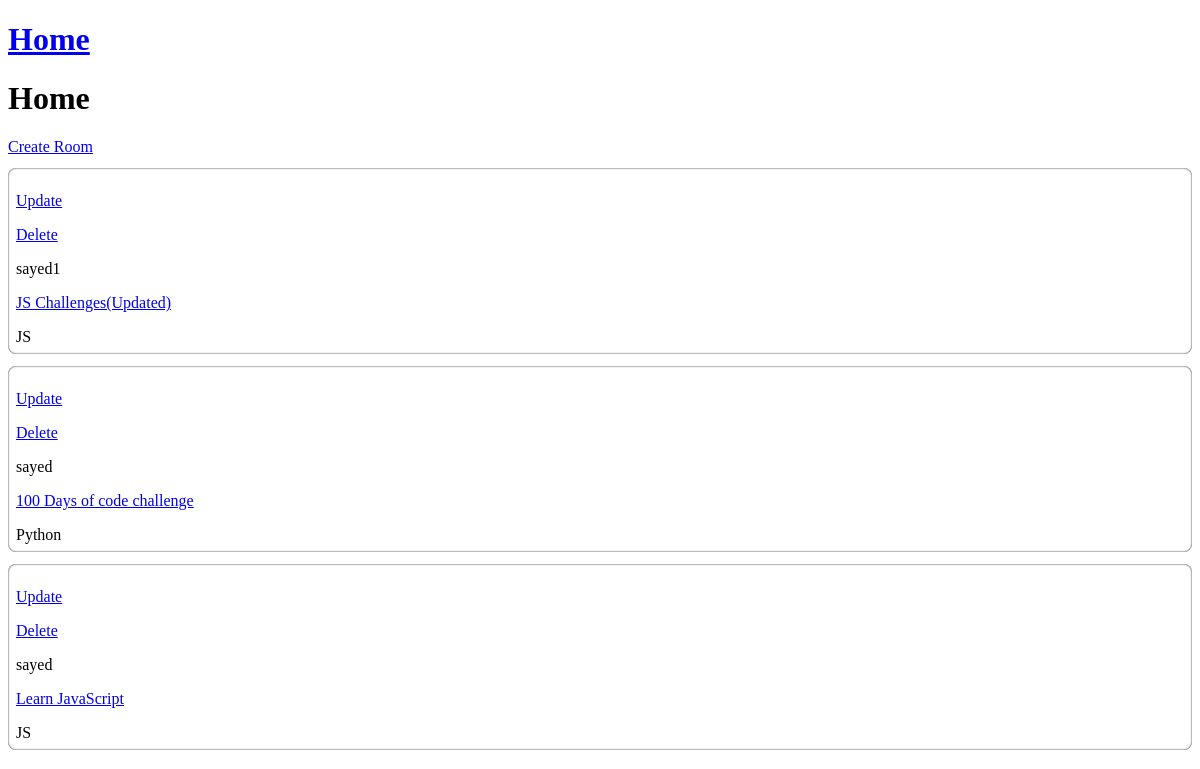
Before: / with the older database file.
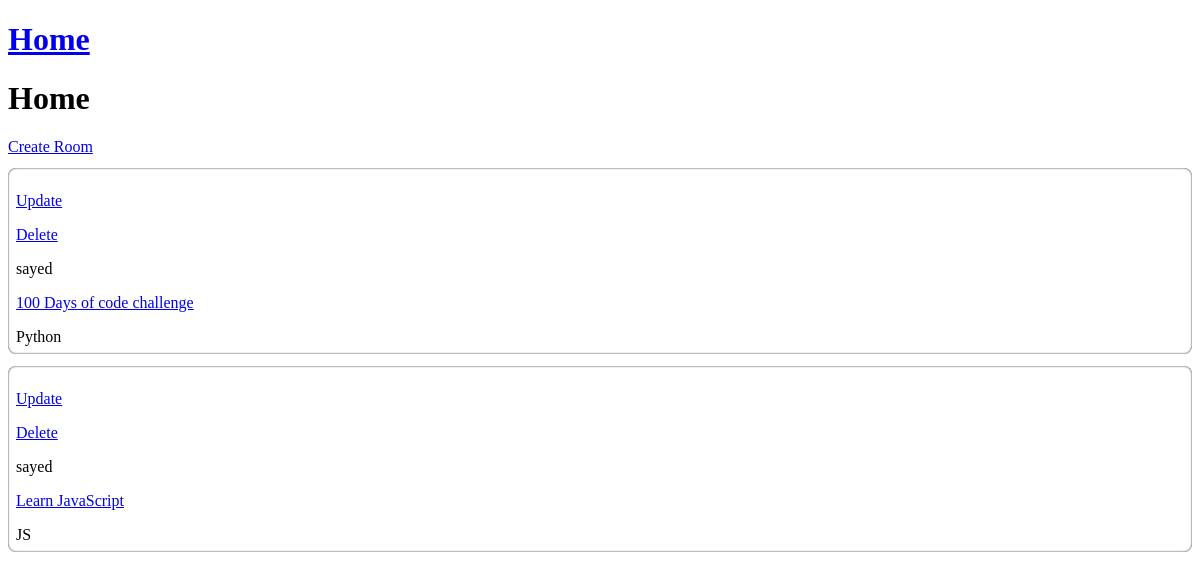
After: the same page with the newer database file.
### base/models.py (models this page shows, shortened)
class Room(models.Model):
  host = models.ForeignKey(User,on_delete=models.SET_NULL,null=True)
  topic= models.ForeignKey(Topic,on_delete=models.SET_NULL,null=True)
  name=models.CharField(max_length=200)
  description=models.TextField(null=True,blank=True)
  updated = models.DateTimeField(auto_now=True)
  created = models.DateTimeField(auto_now_add=True)
  def __str__(self):
    return self.name

class Topic(models.Model):
  name = models.CharField(max_length=200)

### base/views.py (the view)
# urls.py: path('', views.home, name='home'),
def home(request):
  rooms = Room.objects.all().order_by('-updated','-created')
  print(rooms)
  context = {
    'all_rooms': rooms,
  }
  template = loader.get_template('base/home.html')
  return HttpResponse(template.render(context,request))

### base/templates/base/home.html
{% extends 'main.html' %} {% block content %}
<h1>Home</h1>
<a href="{% url 'create-room' %}">Create Room</a>
{% for room in all_rooms %}
<div
  style="
    margin: 12px 0;
    box-shadow: inset 0 0 2px black;
    padding: 8px;
    border-radius: 8px;
  "
>
  <a href="{% url 'update-room' room.id %}"><p>Update</p></a>
  <a href="{% url 'delete-room' room.id %}"><p>Delete</p></a>
  <span>{{room.host.username}}</span>
  <p><a href="{% url 'room-details' room.id %}">{{ room.name }}</a></p>
  <span>{{room.topic.name}}</span>
</div>
{% endfor %} {% endblock %}

### templates/main.html (shortened to what this page needs)
<!DOCTYPE html>
<html lang="en">
  <head>
  </head>
  <body>
    {% include 'navbar.html' %} {% block content %} {% endblock %}
  </body>
</html>

### templates/navbar.html
<a href="{%url 'home'%}"><h1>Home</h1></a>

Changed rows visible on the page:
removed Room: host.username "sayed1", name "JS Challenges(Updated)", topic.name "JS"
